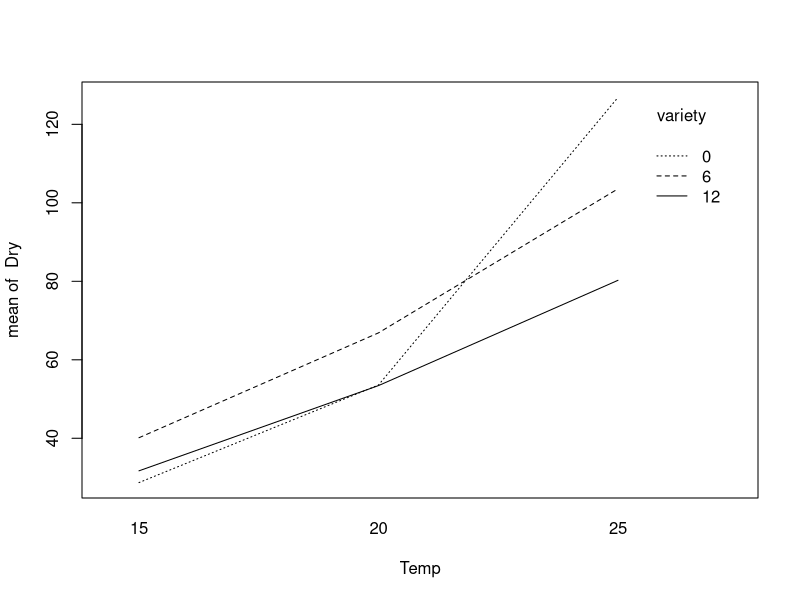

The R source for this figure:
## ---- chunk 1
a <- 5
dfa <- a-1
b <- 3
dfb <- b-1
dfab <- dfa * dfb
nT<- a * b * 6
dfe <- nT - (a * b)
SSA <- 375
SSB <- 462
SSAB <- 38
SST <- 1128
SSE <- SST - SSA - SSB - SSAB
MSA <- SSA / dfa
MSB <- SSB / dfb
MSAB <- SSAB / dfab
MSE <- SSE / dfe
F_A <- MSA / MSE
F_B <- MSB / MSE
F_AB <- MSAB / MSE
P_A <- pf(F_A, dfa, dfe, lower.tail = F)
P_B <- pf(F_B, dfb, dfe, lower.tail = F)
P_AB <- pf(F_AB, dfab, dfe, lower.tail = F)
## ---- chunk 2
a <- 4
b <- 3
n <- 3
nT <- a * b * n
SSE <- 720
dfa <- a - 1
dfb <- b - 1
dfe <- nT - (a * b)
MSE <- SSE / dfe
## ---- chunk 3
SE <- sqrt(2*MSE/(b*n))
SE
qa <- qtukey(1-0.05, a, dfe)/sqrt(2)
qa
MEa <- SE * qa
MEa
## ---- chunk 4
SE <- sqrt(2*MSE/(a*n))
SE
qb <- qtukey(1-0.05, b, dfe)/sqrt(2)
qb
MEb <- SE * qb
MEb
## ---- chunk 5
dfm <- 8
SSm <- 71692.11
MSE <- 47.413
a <- 3
b <- 3
n <- 8
nT <- a * b * n
dfe<- nT - a * b
dfT <- dfm + dfe
SSE <- MSE * dfe
MSm <- SSm / dfm
F_m <- MSm / MSE
P_m <- pf(F_m, dfm, dfe, lower.tail = F)
## ---- chunk 6
dfa <- a - 1
dfb <- b - 1
dfab <- dfa * dfb
MSA <- 1662.89
MSAB <- 1704.14
SSA <- MSA * dfa
SSAB <- MSAB *dfab
SSB <- SSm - SSA - SSAB
MSB <- SSB / dfb
F_A <- MSA / MSE
F_B <- MSB / MSE
F_AB <- MSAB / MSE
P_A <- pf(F_A, dfa, dfe, lower.tail = F)
P_B <- pf(F_B, dfb, dfe, lower.tail = F)
P_AB <- pf(F_AB, dfab, dfe, lower.tail = F)

## ---- chunk 7
variety <- factor(rep(c(0, 6, 12), each = 3))
Temp <- factor(rep(c(15, 20, 25), times = 3))
Dry <- c(28.71, 53.57, 126.86, 40.14, 66.86, 103.57, 31.71, 53.43, 80.26)

data <- data.frame(variety, Temp, Dry)

## ---- chunk 8
interaction.plot(Temp, variety, Dry)
